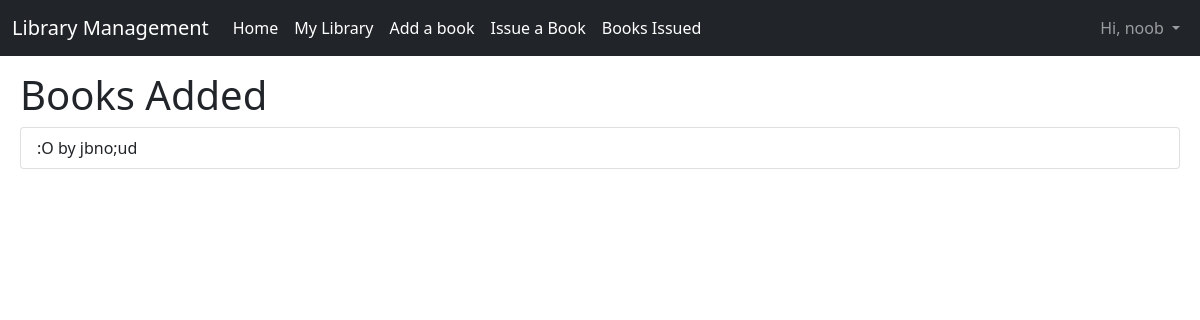
The app's page /library/ (signed in), older data.
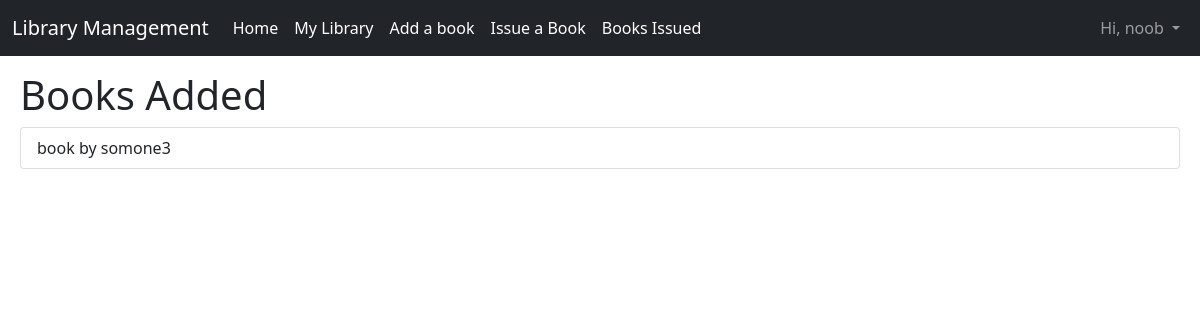
The same page, newer data.
### main/models.py (models this page shows, shortened)
class Book(models.Model):
    title = models.CharField(max_length=350)
    author = models.CharField(max_length=300)
    description = models.TextField(max_length=5000, null=True, blank=True)
    issued = models.BooleanField(default=False)

### main/views.py (the view)
# urls.py: path("library/", views.library, name="library"),
@login_required(login_url='login')
def library(request):
    data['books'] = Book.objects.all()
    return render(request, 'library.html', data)

### templates/library.html
{% extends "layout.html" %}
{% block body %}
<h1>Books Added</h1>
    <div class="list-group">
    {% if books %}
        {% for book in books %}
            <a href="/book/{{ book.id }}" class="list-group-item list-group-item-action" >{{ book.title }} by {{ book.author }}</a>
        {% endfor %}
    </div>
    {% else %}
    <br>
    <h5>Woops! There aren't any books here, <a href="/add-book" style="text-decoration: none">click here</a> to add one</h5>
    {% endif %}
{% endblock body %}

Row changes from the older to the newer data that the page shows:
changed Book: title ":O" → "book"; author "jbno;ud" → "somone3"
